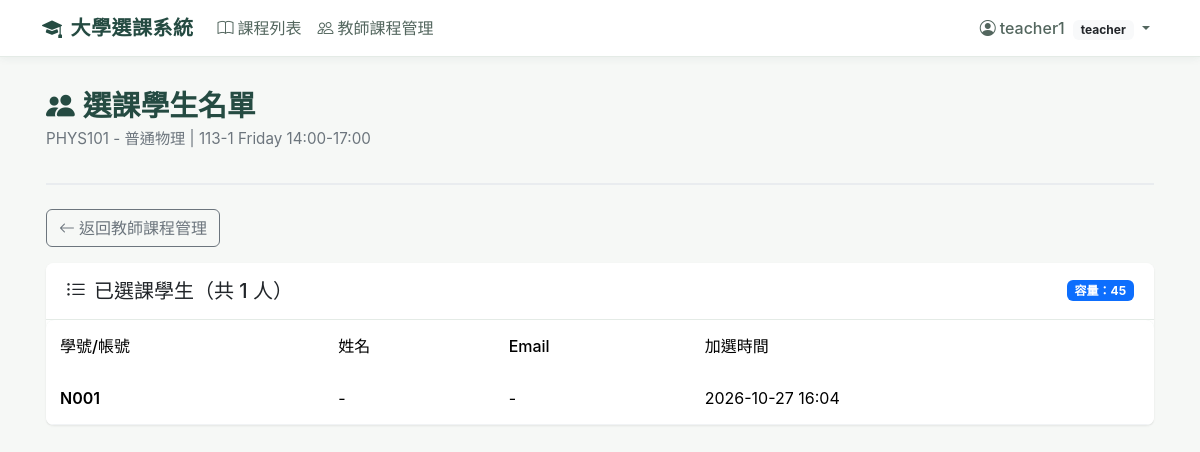
The app's page /teacher/offering/4/students/ (signed in) with its own data.
### accounts/models.py (models this page shows)
class User(AbstractUser):
    role = models.CharField(
        max_length=10,
        choices=[('student', 'Student'), ('teacher', 'Teacher'), ('admin', 'Admin')],
        default='student',
    )
    class Meta:
        verbose_name = 'User'
        verbose_name_plural = 'Users'

### courses/models.py (models this page shows, shortened)
class CourseOffering(models.Model):
    DAYS_OF_WEEK = [
        (0, 'Monday'),
        (1, 'Tuesday'),
        (2, 'Wednesday'),
        (3, 'Thursday'),
        (4, 'Friday'),
        (5, 'Saturday'),
        (6, 'Sunday'),
    ]
    course = models.ForeignKey(Course, on_delete=models.CASCADE, related_name='offerings')
    semester = models.CharField(max_length=20)
    day_of_week = models.IntegerField(choices=DAYS_OF_WEEK)
    start_time = models.TimeField()
    end_time = models.TimeField()
    room = models.CharField(max_length=50, blank=True)
    capacity = models.PositiveIntegerField(null=True, blank=True, help_text='Override course capacity')
    class Meta:
        ordering = ['semester', 'day_of_week', 'start_time']
        unique_together = [['course', 'semester', 'day_of_week', 'start_time']]
    @property
    def effective_capacity(self):
        return self.capacity if self.capacity is not None else self.course.capacity

class Course(models.Model):
    code = models.CharField(max_length=20, unique=True)
    name = models.CharField(max_length=100)
    teacher = models.ForeignKey(
        settings.AUTH_USER_MODEL,
        on_delete=models.SET_NULL,
        null=True,
        blank=True,
        limit_choices_to={'role': 'teacher'},
        related_name='courses_teaching',
    )
    credits = models.PositiveIntegerField(default=0)
    capacity = models.PositiveIntegerField(default=30)
    description = models.TextField(blank=True)
    class Meta:
        ordering = ['code']

### enrollments/models.py (models this page shows, shortened)
class Enrollment(models.Model):
    STATUS_CHOICES = [
        ('enrolled', 'Enrolled'),
        ('dropped', 'Dropped'),
    ]
    student = models.ForeignKey(
        settings.AUTH_USER_MODEL,
        on_delete=models.CASCADE,
        limit_choices_to={'role': 'student'},
        related_name='enrollments',
    )
    offering = models.ForeignKey(CourseOffering, on_delete=models.CASCADE, related_name='enrollments')
    status = models.CharField(max_length=10, choices=STATUS_CHOICES, default='enrolled')
    enrolled_at = models.DateTimeField(auto_now_add=True)
    dropped_at = models.DateTimeField(null=True, blank=True)
    class Meta:
        ordering = ['-enrolled_at']
        unique_together = [['student', 'offering']]

### courses/views.py (the view)
# urls.py: path('teacher/offering/<int:offering_id>/students/', views.teacher_offering_students, name='teacher_offering_students'),
@login_required
def teacher_offering_students(request, offering_id):
    if getattr(request.user, 'role', None) != 'teacher':
        messages.error(request, '僅教師可使用此功能。')
        return redirect('offering_list')
    offering = get_object_or_404(CourseOffering, pk=offering_id, course__teacher=request.user)
    enrollments = Enrollment.objects.filter(offering=offering, status='enrolled').select_related('student')
    return render(request, 'courses/teacher_offering_students.html', {'offering': offering, 'enrollments': enrollments})

### templates/courses/teacher_offering_students.html (shortened to what this page needs)
{% extends 'base.html' %}
{% block content %}
<div class="page-header">
    <h1><i class="bi bi-people-fill me-2"></i>選課學生名單</h1>
    <p class="subtitle">{{ offering.course.code }} - {{ offering.course.name }} | {{ offering.semester }} {{ offering.get_day_of_week_display }} {{ offering.start_time|time:"H:i" }}-{{ offering.end_time|time:"H:i" }}</p>
</div>
<div class="mb-3">
    <a href="{% url 'teacher_dashboard' %}" class="btn btn-outline-secondary">
        <i class="bi bi-arrow-left me-1"></i>返回教師課程管理
    </a>
</div>
<div class="card">
    <div class="card-header d-flex justify-content-between align-items-center">
        <h5 class="mb-0"><i class="bi bi-list-ul me-2"></i>已選課學生（共 {{ enrollments|length }} 人）</h5>
        <span class="badge bg-primary">容量：{{ offering.effective_capacity }}</span>
    </div>
    <div class="card-body p-0">
        <div class="table-responsive">
            <table class="table table-hover mb-0">
                <thead>
                    <tr>
                        <th>學號/帳號</th>
                        <th>姓名</th>
                        <th>Email</th>
                        <th>加選時間</th>
                    </tr>
                </thead>
                <tbody>
                    {% for enrollment in enrollments %}
                    <tr>
                        <td class="fw-semibold">{{ enrollment.student.username }}</td>
                        <td>{{ enrollment.student.get_full_name|default:'-' }}</td>
                        <td>{{ enrollment.student.email|default:'-' }}</td>
                        <td>{{ enrollment.enrolled_at|date:"Y-m-d H:i" }}</td>
                    </tr>
                    {% endfor %}
                </tbody>
            </table>
        </div>
    </div>
</div>
{% endblock %}

### templates/base.html (shortened to what this page needs)
<!DOCTYPE html>
<html lang="zh-Hant">
<head>
    <link href="https://cdn.jsdelivr.net/npm/bootstrap@5.3.3/dist/css/bootstrap.min.css" rel="stylesheet">
    <link rel="stylesheet" href="https://cdn.jsdelivr.net/npm/bootstrap-icons@1.11.3/font/bootstrap-icons.min.css">
</head>
<body>
    <nav class="navbar navbar-expand-lg navbar-light">
        <div class="container-fluid" style="max-width: 1140px;">
            <a class="navbar-brand" href="{% url 'offering_list' %}">
                <i class="bi bi-mortarboard-fill me-2"></i>大學選課系統
            </a>
            <div class="collapse navbar-collapse" id="navbarNav">
                <ul class="navbar-nav me-auto">
                    <li class="nav-item">
                        <a class="nav-link" href="{% url 'offering_list' %}">
                            <i class="bi bi-book me-1"></i>課程列表
                        </a>
                    </li>
                    {% if user.is_authenticated %}
                        {% if user.role == 'student' %}
                        <li class="nav-item">
                            <a class="nav-link" href="{% url 'my_timetable' %}">
                                <i class="bi bi-calendar-week me-1"></i>我的課表
                            </a>
                        </li>
                        {% elif user.role == 'teacher' %}
                        <li class="nav-item">
                            <a class="nav-link" href="{% url 'teacher_dashboard' %}">
                                <i class="bi bi-people me-1"></i>教師課程管理
                            </a>
                        </li>
                        {% endif %}
                    {% endif %}
                </ul>
                <ul class="navbar-nav">
                    {% if user.is_authenticated %}
                    <li class="nav-item dropdown">
                        <a class="nav-link dropdown-toggle" href="#" role="button" data-bs-toggle="dropdown">
                            <i class="bi bi-person-circle me-1"></i>{{ user.username }} <span class="badge bg-light text-dark ms-1">{{ user.role }}</span>
                        </a>
                    </li>
                    {% else %}
                    <li class="nav-item">
                        <a class="nav-link" href="{% url 'login' %}">
                            <i class="bi bi-box-arrow-in-right me-1"></i>登入
                        </a>
                    </li>
                    {% endif %}
                </ul>
            </div>
        </div>
    </nav>
    <main class="main-container">
        {% block content %}{% endblock %}
    </main>
</body>
</html>

### templates/base.html (style rules this page uses)
:root { --uni-primary: #254b42; --uni-accent: #477b68; --uni-light: #eef5f1; }
body { background-color: #f6f8f6; font-family: -apple-system, BlinkMacSystemFont, "Segoe UI", "Noto Sans TC", Roboto, "Helvetica Neue", Arial, sans-serif; }
.navbar { background-color: #ffffff; border-bottom: 1px solid #e4ebe6; box-shadow: 0 2px 8px rgba(37, 75, 66, 0.06); }
.navbar-brand { color: var(--uni-primary); font-weight: 600; letter-spacing: 0.5px; }
.nav-link { color: #53665e; font-weight: 500; }
.main-container { max-width: 1140px; margin: 2rem auto; padding: 0 1rem; }
.page-header { margin-bottom: 1.5rem; padding-bottom: 1rem; border-bottom: 2px solid #e9ecef; }
.page-header h1 { color: var(--uni-primary); font-size: 1.8rem; font-weight: 600; margin-bottom: 0.25rem; }
.page-header .subtitle { color: #6c757d; font-size: 0.95rem; }
.card { border: none; border-radius: 8px; box-shadow: 0 1px 3px rgba(0, 0, 0, 0.05), 0 1px 2px rgba(0, 0, 0, 0.03); transition: box-shadow 0.2s ease-in-out, transform 0.2s ease-in-out; height: 100%; }
.card-header { background: #ffffff; border-bottom: 1px solid #e4ebe6; padding: 1rem 1.25rem; border-radius: 8px 8px 0 0 !important; }
.table { background: white; border-radius: 8px; overflow: hidden; box-shadow: 0 1px 3px rgba(0, 0, 0, 0.05); }
.table thead { background-color: #eaf2ed; color: var(--uni-primary); }
.table thead th { border: none; font-weight: 500; padding: 0.875rem; }
.table tbody td { padding: 0.875rem; vertical-align: middle; border-color: #f1f3f5; }

### records on screen
User: username "teacher1", role "teacher"
CourseOffering: course.code "PHYS101", course.name "普通物理", semester "113-1", day_of_week "Friday", start_time "14:00", end_time "17:00", effective_capacity "45"
Enrollment: student.username "N001", student.get_full_name "-", student.email "-", enrolled_at "2026-10-27 16:04"

### other values on screen
{{ enrollments|length }} "1"
